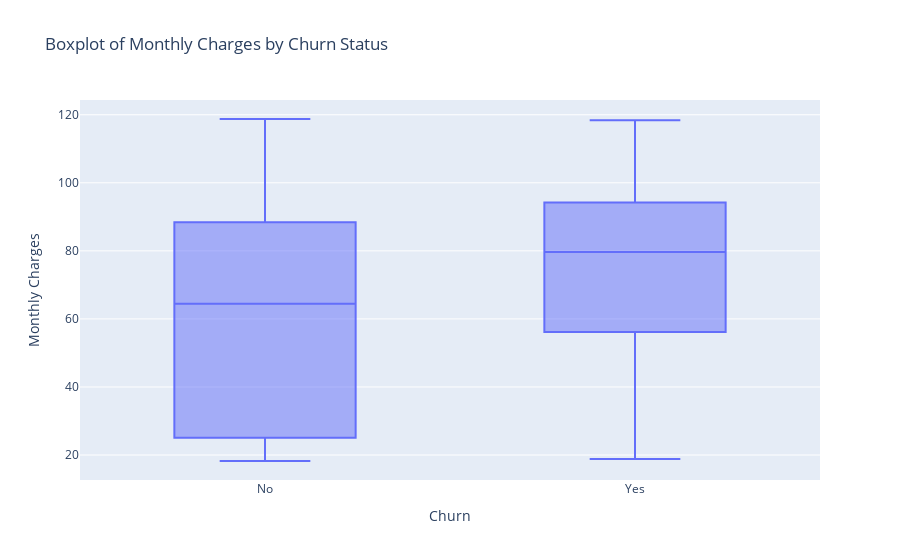

Notebook code cell kept with this figure:
### Markdown cell above
### The data visualization <a id="the-data-visualization"></a>

### Code cell
data_visualization_agent.get_plotly_graph()

### Figure 1 — Plotly figure (JSON) as saved in the notebook; plotly's stock layout.template omitted (floating-point values rounded to 4 significant figures; data arrays with more than 128 entries replaced by an {"elided": "..."} marker saying what was removed)
{"data": [{"alignmentgroup": "True", "hovertemplate": "Churn=%{x}<br>Monthly Charges=%{y}<extra></extra>", "legendgroup": "", "marker": {"color": "#636efa"}, "name": "", "notched": false, "offsetgroup": "", "orientation": "v", "showlegend": false, "type": "box", "x": {"elided": "7043 str values"}, "x0": " ", "xaxis": "x", "y": {"elided": "7043 float values"}, "y0": " ", "yaxis": "y"}], "layout": {"boxmode": "group", "legend": {"tracegroupgap": 0}, "title": {"text": "Boxplot of Monthly Charges by Churn Status"}, "xaxis": {"anchor": "y", "domain": [0, 1], "title": {"text": "Churn"}}, "yaxis": {"anchor": "x", "domain": [0, 1], "title": {"text": "Monthly Charges"}}}}
